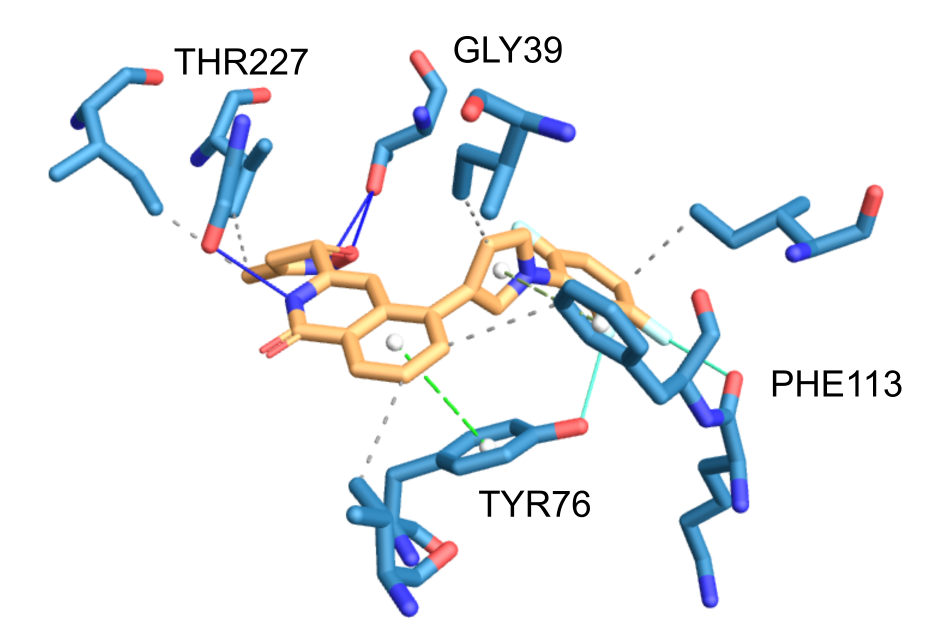
#> input picture 3. Hit Validation/3. Leads Pose Examination/14XS/14XS_PLIP.png, 3750 x 2500 px, found by its file name (shown at 1/4 size)
$ python graft_pose.py
#> lines starting #> are read from the running program, lines starting #| are printed output that depends on the picture
import matplotlib
matplotlib.use('Agg')
import matplotlib.pyplot as plt
from PIL import Image
import os

# 1. WSL Paths
base_dir = "/mnt/d/Archive/github_data/3. Hit Validation/3. Leads Pose Examination"

# Define the exact layout for the 6 PLIP 3D Poses (2 Rows, 3 Columns)
img_paths = [
    # ROW 1 (SBDD Candidates): (A), (B), (C)
    os.path.join(base_dir, "14XS/14XS_PLIP.png"),
    os.path.join(base_dir, "41/41_PLIP.png"),
    os.path.join(base_dir, "32/32_PLIP.png"),

    # ROW 2 (LBDD Candidates): (D), (E), (F)
    os.path.join(base_dir, "104/104_PLIP.png"),
    os.path.join(base_dir, "96/96_PLIP.png"),
    os.path.join(base_dir, "73/73_PLIP.png")
]

output_path = os.path.join(base_dir, "Figure_8_PLIP_Poses_2x3_600DPI.png")

# Compound names corresponding to the panels
compound_labels = [
    "Compound 14XS", "Compound 41", "Compound 32",
    "Compound 104", "Compound 96", "Compound 73"
]

# 2. Load Images
images = []
for p in img_paths:
    try:
        images.append(Image.open(p))
    except FileNotFoundError:
        print(f"⚠️ ERROR: Could not find {p}")
        exit()

# 3. Setup the Grid (2 Rows, 3 Columns)
fig, axes = plt.subplots(2, 3, figsize=(6.69, 4.5), dpi=600)
axes = axes.flatten()

# Corner labels A through F
panel_letters = ['(A)', '(B)', '(C)', '(D)', '(E)', '(F)']

print("Stitching 6-panel PLIP figure (Figure 8)...")

for i in range(6):
    axes[i].imshow(images[i])
    axes[i].axis('off')

    # Pushed OUTSIDE and ABOVE the image (y=1.05, va='bottom')
    axes[i].text(0.0, 1.05, panel_letters[i], transform=axes[i].transAxes,
                 fontsize=11, fontweight='bold', va='bottom', ha='left', clip_on=False)

    # Pushed OUTSIDE and BELOW the image (y=-0.10)
    axes[i].text(0.5, -0.10, compound_labels[i], transform=axes[i].transAxes,
                 fontsize=10, va='top', ha='center', clip_on=False)

# Tighten the layout.
# hspace=0.35 gives plenty of vertical room so rows don't crash into each other's labels.
# top=0.90 leaves room for A, B, C at the very top of the figure.
plt.subplots_adjust(wspace=0.02, hspace=0.35, left=0.02, right=0.98, top=0.90, bottom=0.10)

plt.savefig(output_path, dpi=600, bbox_inches='tight', pad_inches=0.05)
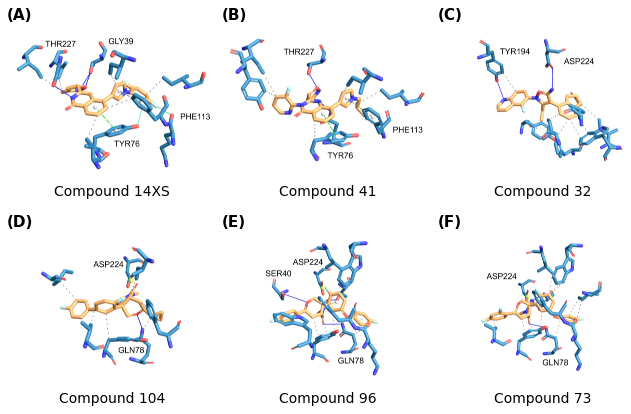
#> figure drawn by matplotlib, 6 panels
print(f"✅ Success! Saved publication-ready 2x3 PLIP grid to:\n{output_path}")
